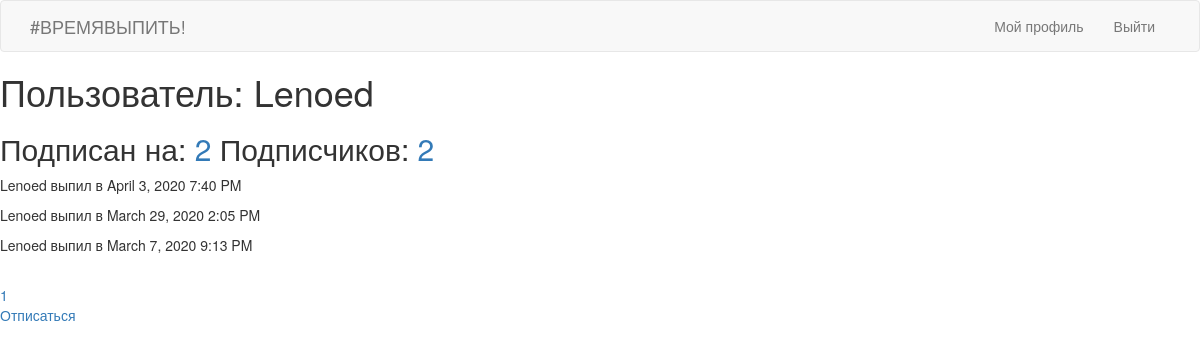
Page /user/Lenoed (signed in) on the earlier database version.
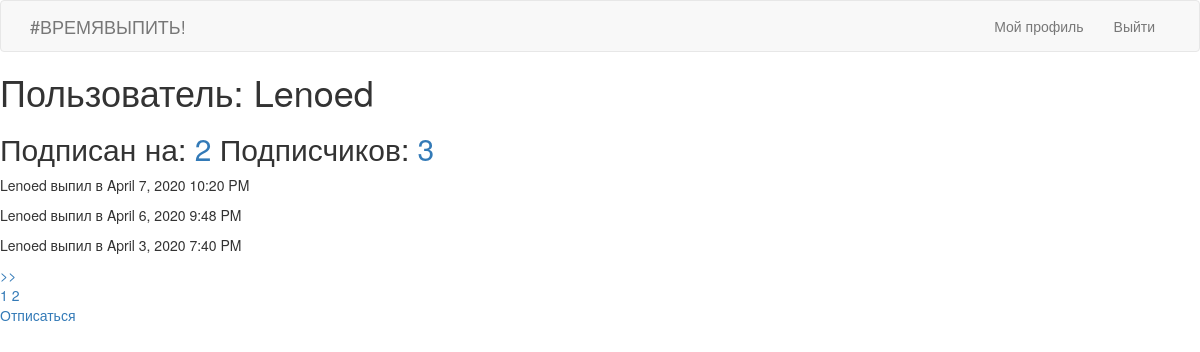
Same page on the later database version.
### app/models.py (models this page shows, shortened)
class Drinks(db.Model):
	id = db.Column(db.Integer, primary_key = True)
	isDrinking = db.Column(db.Boolean)
	drinkTime = db.Column(db.DateTime, index = True, default = datetime.utcnow())
	user_id = db.Column(db.Integer, db.ForeignKey('user.id'))

class User(db.Model, UserMixin):
	id = db.Column(db.Integer, primary_key = True)
	username = db.Column(db.String(64), index = True, unique = True)
	regtime = db.Column(db.DateTime, index = True, default = datetime.utcnow())
	last_seen = db.Column(db.DateTime, default = datetime.utcnow())
	email = db.Column(db.String(128), index = True, unique = True)
	password_hash = db.Column(db.String(128))
	drink = db.relationship('Drinks', backref='author', lazy='dynamic')
	private_stat = db.Column(db.Boolean)
	current_state = db.Column(db.Integer, default = 0)
	followed = db.relationship('User', secondary=followers,
    	primaryjoin=(followers.c.follower_id == id),
    	secondaryjoin=(followers.c.followed_id == id),
    	backref=db.backref('followers', lazy='dynamic'), lazy='dynamic')
	def is_following(self, user):
		return self.followed.filter(followers.c.followed_id == user.id).count() > 0

### app/main/routes.py (the view)
@main.route('/user/<username>')
@login_required
def user(username):
	page = request.args.get('page', 1, type = int)
	user = User.query.filter_by(username = username).first_or_404()
	drinks = user.drink.order_by(Drinks.drinkTime.desc()).paginate(page, current_app.config['POSTS_PER_PAGE'], False)
	next_url = url_for('main.user', username = user.username, page = drinks.next_num) \
		if drinks.has_next else None
	prev_url = url_for('main.user', username = user.username, page = drinks.prev_num) \
		if drinks.has_prev else None
	drinks_pagination = drinks.iter_pages(left_edge=2, left_current=2, right_current=2, right_edge=2)
	return render_template('user.html', user = user, drinks = drinks.items, drinks_pagination = drinks_pagination,
						   page = page, next_url = next_url, prev_url = prev_url)

### app/models.py (called while the page is built)
@login.user_loader #настройка flask_login user_loader на БД
def load_user(id):
	return User.query.get(int(id))

### app/main/templates/user.html (shortened to what this page needs)
{% extends 'base.html' %}
{% block content %}
<h1>Пользователь: {{ user.username }} </h1>
<h2>Подписан на:<a href = "{{ url_for('main.followed', username = user.username) }}"> {{ user.followed.count() }}</a>
	Подписчиков: <a href = "{{ url_for('main.followers', username = user.username) }}">{{ user.followers.count()}}</a></h2>
{% if not user.private_stat or current_user == user or current_user.is_following(user) %}
	{% for drink in drinks %}
		<p>{{ drink.author.username }} выпил в {{ moment(drink.drinkTime).format('LLL') }}</p>
	{% endfor %}
{% else %}
	<p> Пользователь предпочел скрыть данную страницу </p>
{% endif %}
{% if next_url %} <a href = "{{ next_url }}"> >> </a> {% endif %}
<br>
{% for page in drinks_pagination %}
	{% if page == None %}
	...
	{% else %}
	<a href = "{{ url_for('main.user', username = user.username, page = page) }}"> {{ page }}</a>
	{% endif %}
{% endfor %}
{% if user != current_user %}
{% if current_user.is_following(user) %}
	<p><a href = "{{ url_for('main.unfollow', username = user.username) }}"> Отписаться </a></p>
{% else %}
	<p><a href = "{{ url_for('main.follow', username = user.username) }}"> Подписаться </a></p>
{% endif %}
{% endif %}
{% endblock %}

Differences in the rows shown:
no longer on this page (row unchanged): Drinks: author.username "Lenoed", drinkTime "March 29, 2020 2:05 PM"
no longer on this page (row unchanged): Drinks: author.username "Lenoed", drinkTime "March 7, 2020 9:13 PM"
added Drinks: author.username "Lenoed", drinkTime "April 7, 2020 10:20 PM"
added Drinks: author.username "Lenoed", drinkTime "April 6, 2020 9:48 PM"
Other differences:
{{ user.followers.count() }}: "2" → "3"
new list line: "2"
